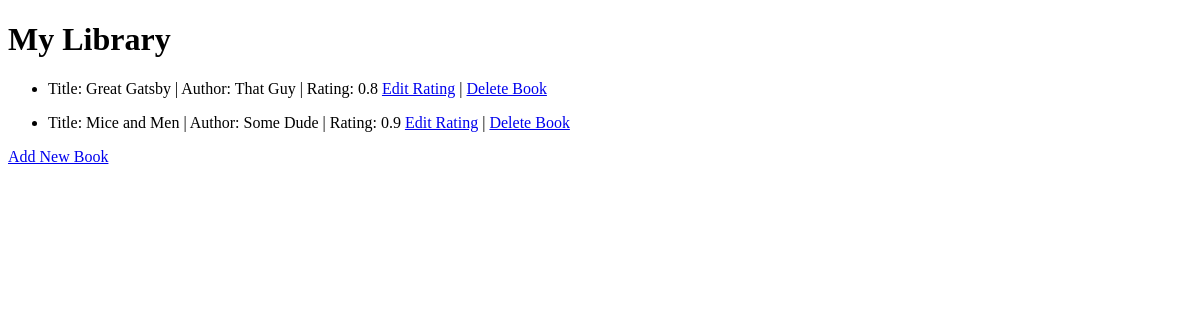
The app's page /, older data.
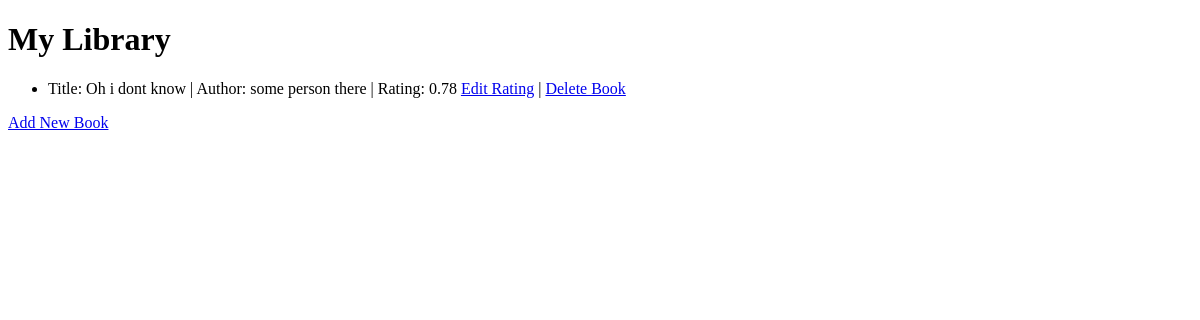
The same page, newer data.
### main.py (models this page shows)
class book(db.Model):
    id = db.Column(db.Integer, primary_key=True)
    title = db.Column(db.String(250), unique=True, nullable=False)
    author = db.Column(db.String(250), unique=True, nullable=False)
    rating = db.Column(db.Float(), nullable=False)

### main.py (the view)
@app.route('/')
def home():
    return render_template("index.html", books=book.query.all())

### templates/index.html (shortened to what this page needs)
<!DOCTYPE html>
<html lang="en">
<head>
</head>
<body>
<h1>My Library</h1>
    <ul>
        {% block content %}
        {% if books %}
        {% for book in books %}
        <li>
            <p>Title: {{ book.title }} | Author: {{ book.author }} | Rating: {{ book.rating }} <a href="{{ url_for('edit', id=book.id) }}">Edit Rating</a> | <a href="{{ url_for('delete', id=book.id) }}">Delete Book</a> </p>
        </li>
        {% endfor %}
        {% else %}
        <h3>Library is empty.</h3>
        {% endif %}
        {% endblock %}
    </ul>
<a href="{{ url_for('add') }}">Add New Book</a>
</body>
</html>

Row changes from the older to the newer data that the page shows:
removed book: title "Great Gatsby", author "That Guy", rating "0.8"
removed book: title "Mice and Men", author "Some Dude", rating "0.9"
added book: title "Oh i dont know", author "some person there", rating "0.78"
